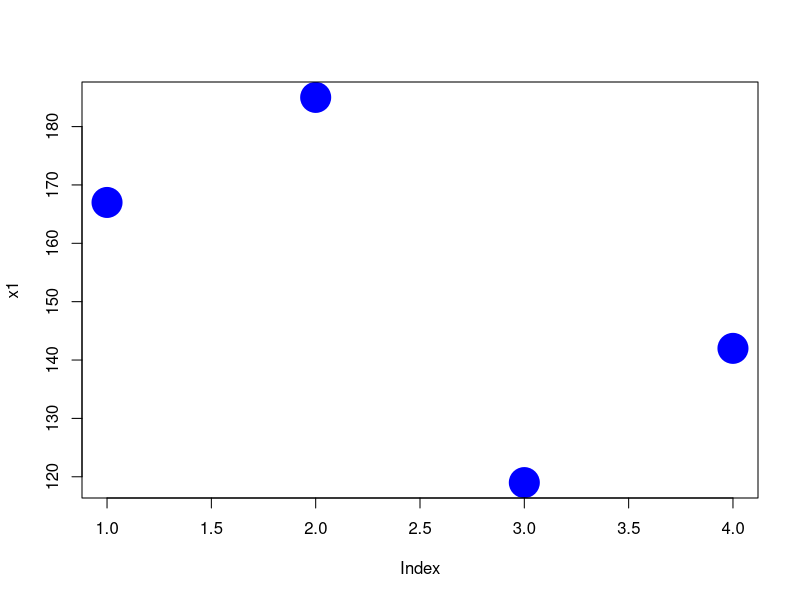
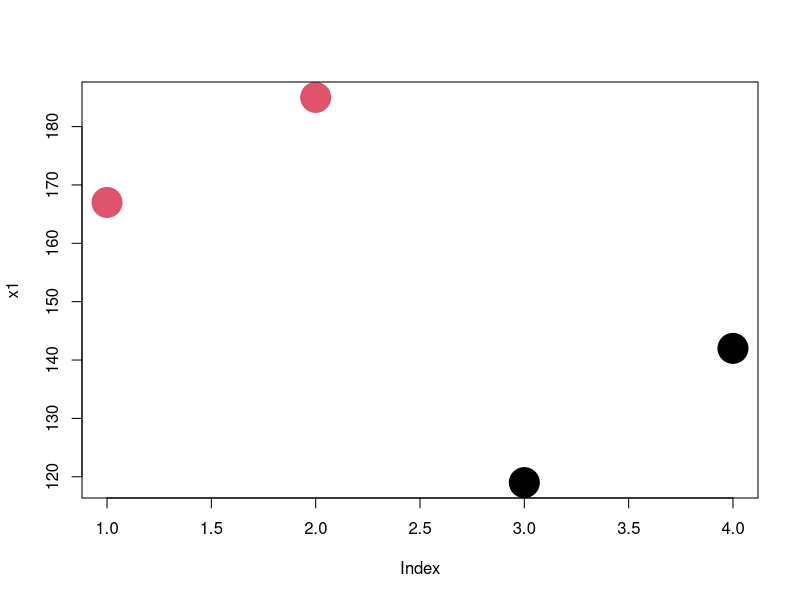
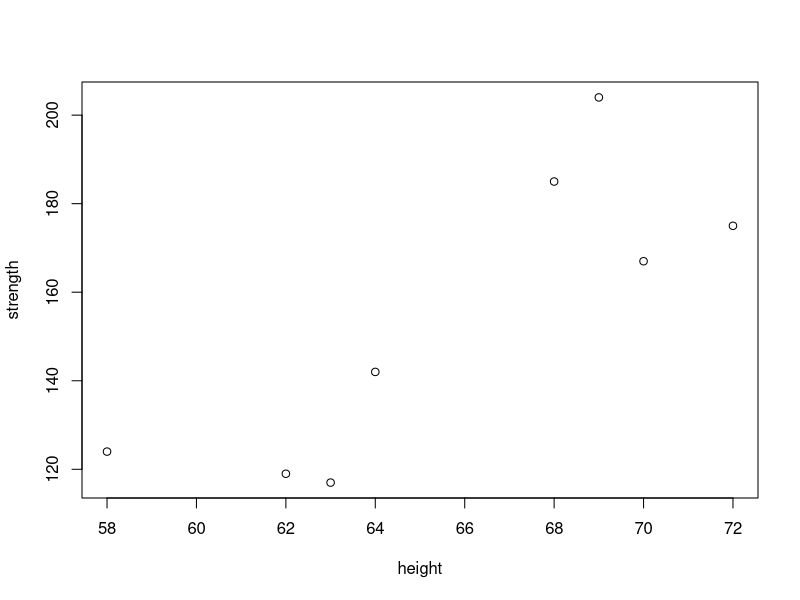
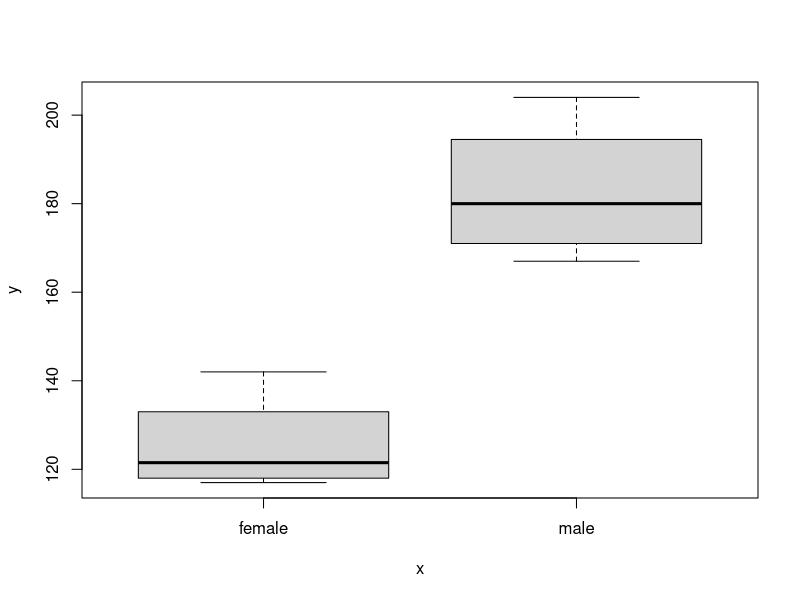

R code for these plots, in order: (Note: this script raises an error after producing the figures.)
## ---- chunk 1
x1 <- c(167,185,119,142)

x1

x2 <- c("adam","jamal","linda","sriti")

x2

x3 <- factor( c("male","male","female","female") )

x3

x4 <- c( "treatment","control","treatment","control" )

x4

is.treat <- x4 == "treatment"

dat <- data.frame( name=x2, sex=x3, treat=x4, strength=x1 )

dat

# R keeps track of the data type of each object

class( x1 )
class( x2 )
class( x3 )
class( is.treat )
class( dat )

## ---- chunk 2
x1

length( x1 )

## ---- chunk 3

x <- 1:5

x

as.character(x)

y <- c(TRUE, FALSE, TRUE, TRUE, FALSE)

y

as.numeric( y )

as.character( y )
## ---- chunk 4
z <- c("a", "b", "c")

z

as.numeric( z )
## ---- chunk 5

x10 <- 1:5

x10

x11 <- c( x10, "a")

x11

## ---- chunk 6

c(1,2,3)
c("a","b","c")

x <- 1:5
y <- 10:15

z <- c(x,y)

z

c(x,"a")

## ---- chunk 7

x <- 1

x

for( i in 5:10 )
  {
     x <- c(x,i)
     print(x)
  }



## ---- chunk 8

summary( x1 )

# if we run this, we get an error
# sum( x2 )
# Error in sum(x2) : invalid 'type' (character) of argument

## ---- chunk 9

n.vec <- 1:5

n.vec

class( n.vec )

n.vec[ 2 ] <- 2.01

n.vec

class( n.vec )

## ---- chunk 10

c( "a", "b", "c" )   # this works

# c( a, b, c )       # this doesn't work
# Error: object 'a' not found

## ---- chunk 11

ls()   # these are all of the active objects

"x1"

x1

plot( x1, col="blue", pch=19, cex=4 )   # text used for color argument, use quotes

# what if we want colors that represent groups in our data

plot( x1, col=x3, pch=19, cex=4 )       # object used for color argument, no quotes

## ---- chunk 12
dat

dat$name == "sriti"

dat$sex == "male"

dat$strength > 180

## ---- chunk 13
dat

# isolate data on all of the females in the dataset

dat[ dat$sex == "female" , ]

## ---- chunk 14

z1 <- c(T,T,F,T,F,F)

z1

## ---- chunk 15

TRUE & TRUE

TRUE & FALSE

TRUE & NA

FALSE & NA

## ---- chunk 16

dat

keep.these <- c(T,F,NA,F)

dat[ keep.these , ]

## ---- chunk 17
keep.these[ is.na(keep.these) ] <- FALSE

dat[ keep.these , ]
## ---- chunk 18

height <- c( 70, 68, 62, 64, 72, 69, 58, 63  )

strength <- c(167,185,119,142,175,204,124,117)

sex <- factor( c("male","male","female","female","male","male","female","female" ) )

plot( height, strength )   # simple scatter plot

plot( sex, strength )      # box and whisker plot       

## ---- chunk 19
sex

as.numeric( sex )

#  male = 2
#  female = 1
## ---- chunk 20

grades <- sample( x=9:12, size=10, replace=T )

grades

grades <- as.factor( grades )

grades

as.numeric( grades )

as.character( grades )

# to get back to the original numeric vector

as.numeric( as.character( grades ))


## ---- chunk 21

# there are only 16 teams in the NL in 2002

sals.2002 <- Salaries [Salaries$yearID=="2002", ]
nl.sals <- sals.2002 [ sals.2002$lgID == "NL",]
levels( nl.sals$teamID )

## ---- chunk 22

sals.2002 <- Salaries [Salaries$yearID=="2002", ]

nl.sals <- sals.2002 [ sals.2002$lgID == "NL",]
levels( nl.sals$teamID )

# fix in one of two equivalent ways:
#
# nl.sals$teamID <- droplevels( nl.sals$teamID )
# nl.sals$teamID <- factor( nl.sals$teamID )

levels( nl.sals$teamID )
nl.sals$teamID <- droplevels( nl.sals$teamID )
levels( nl.sals$teamID )


## ---- chunk 23

# repeat a number, or series of numbers

rep( x=9, times=5 )

rep( x=c(5,7), times=5 )

rep( x=c(5,7), each=5 )

rep( x=c("treatment","control"), each=5 )  # also works to create categories


# create a sequence of numbers

seq( from=1, to=15, by=1 )

seq( from=1, to=15, by=3 )

1:15   # shorthand if by=1



# create a random sample

hat <- c("a","b","c","b","f")

sample( x=hat, size=3, replace=FALSE )
sample( x=hat, size=3, replace=FALSE )
sample( x=hat, size=3, replace=FALSE )

# for multiple samples use replacement

sample( x=hat, size=10, replace=TRUE )





# create data that follows a normal curve

iq <- rnorm( n=1000, mean=100, sd=15 )

hist( iq, col="gray" )



## ---- chunk 24


x1 <- c(7,9,1,2)

x2 <- c("male","male","female","female")

x3 <- c("treatment","control","treatment","control")

x1 > 7

x1 >= 7

x1 == 9

x1 = 9  # don't use a single equals operator!  it overwrites your variable

x1

x1 <- c(7,9,1,2)

x1 == 9 | x1 == 1

# x2 == male  # this will not work because male is not enclosed with quotes

x2 == "female"

x2 == "female" & x3 == "treatment"

## ---- chunk 25

x1

x1 > 5

keep.these <- x1 > 5

x1[ keep.these ]

# you can create a selector variable with one variable, and apply it to another

x2[ keep.these ]  # sex of observations where x1 > 5
## ---- chunk 26

# how many females do we have in our study?

sum( x2 == "female" )

# how many females do we have in our treatment group?

sum( x2 == "female" & x3 == "treatment" )


## ---- chunk 27

x7 <- c( "mole","mouse","shrew","mouse","rat","shrew")

# the lab assistant incorrectly identified the shrews

x7

x7[ x7 == "shrew" ] <- "possum"

x7


# we don't know if linda received the treatment

x3 <- c("adam","jamal","linda","sriti")

x4 <- c( "treatment","control","treatment","control")

x4[ x3 == "linda" ] <- NA

x4

## ---- chunk 28

x1

these <- x1 > 5

these

! these

! TRUE

! FALSE
## ---- chunk 29

data( USArrests )

head( USArrests )

names( USArrests )   # variable names or column names

row.names( USArrests )

dim( USArrests )   # number of rows by number of columns

## ---- chunk 30

mat <- matrix( 1:20, nrow=5 )

mat

names( mat )

dim( mat )

as.data.frame( mat )  # creates variable names

## ---- chunk 31

x <- 1:100
y <- 2*x + rnorm( 100, 0, 10)

m.01 <- lm( y ~ x )

names( m.01 )

m.01$coefficients

m.01$residuals

m.01$call

## ---- chunk 32

# new.dataframe <- data.frame( m.01$coefficients, m.01$residuals, m.01$call )
#
# these will fail because the vectors have different lengths 

## ---- chunk 33

x1 <- c(167,185,119,142)

x2 <- c("adam","jamal","linda","sriti")

x3 <- factor( c("male","male","female","female") )

x4 <- c( "treatment","control","treatment","control" )

dat <- data.frame( name=x2, sex=x3, treat=x4, strength=x1 )


these <- x1 > 140     # selector vector

these

x1[ these ]

x2[ these ]


## ---- chunk 34

# dat[  row position ,  column position  ]

dat 

these <- dat$treat == "treatment"

dat[ these , ]   # all data in the treatment group

dat[ , c("name","sex") ]  # select two columns of data

# to keep a subset as a separate dataset

dat.women <- dat[ dat$sex == "female" , ]

dat.women
  
## ---- chunk 35

df <- data.frame( letters=LETTERS[1:5], numbers=seq(1:5) )

levels( df$letters )

sub.df <- df[ 1:3, ]

sub.df$letters

levels( sub.df$letters )

droplevels( sub.df$letters )

sub.df$letters <- droplevels( sub.df$letters )


## ---- chunk 36

x <- 1:10

x + 5

x * 5

## ---- chunk 37

x <- 1:10

y <- 1:5

x + y

x * y

# the colors are recycled

plot( 1:5, 1:5, col=c("red","blue"), pch=19, cex=3 )


## ---- chunk 38

x1 <- c(167,185,119,142)

x2 <- c("adam","jamal","linda","sriti")

x3 <- c("male","male","female","female")

x4 <- c( "treatment","contro","treatment","control" )

dat <- data.frame( name=x2, sex=x3, treat=x4, strength=x1 )


# create a subset of data of all female study participants

dat$sex == "female"

these <- dat$sex == "female"

dat[ these, ]  # correct subset


# same thing, but i mess is up - the female element is recycled in the overwrite

dat$sex = "female"    # whoops just over-wrote my data! should be double equal

these <- dat$sex == "female" 

dat[ these , ]

## ---- chunk 39
x5 <- c( 1, 2, 3, 4 )

x5

sum( x5 )

mean( x5 )

x5 <- c( 1, 2, NA, 4 )

x5

# should missing values be treated as zeros or dropped? 

sum( x5 )

mean( x5 )

sum( x5, na.rm=T )   # na.rm=T argument drops missing values

mean( x5, na.rm=T )  # na.rm=T argument drops missing values
## ---- chunk 40

x5

x5 == NA    # this does not do what you want

is.na( x5 )    # much better

! is.na( x5 )  # if you want to create a selector vector to drop missing values 

x5[ ! is.na(x5) ]

x5[ is.na(x5) ] <- 0  # replace missing values with zero

## ---- chunk 41

x <- 1:5
y <- 6:10

dat <- data.frame(x,y)

rm(x)
rm(y)


# I want to transform x in my dataset

attach( dat )

2*x

x <- 2*x

detach( dat )

x

dat  # whoops! I didn't save my work in the dataset

